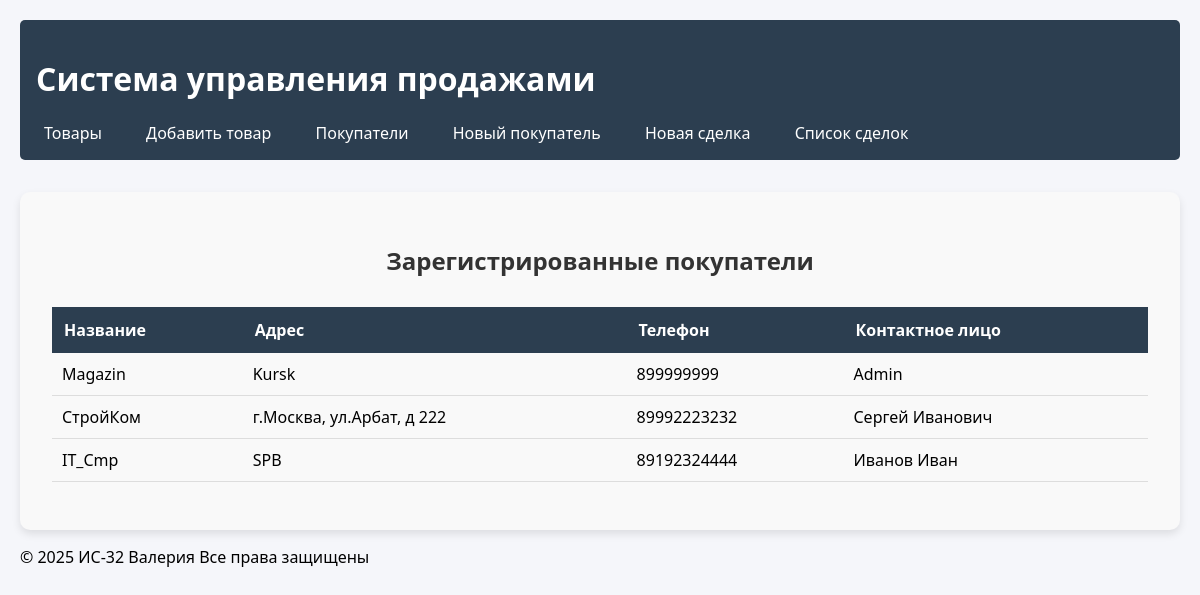
The app's page /customers/ with its own data.
### sales/models.py (models this page shows, shortened)
class Customer(models.Model):
    name           = models.CharField("Покупатель", max_length=255)
    address        = models.TextField("Адрес", blank=True)
    phone          = models.CharField("Телефон", max_length=20, blank=True)
    contact_person = models.CharField("Контактное лицо", max_length=255, blank=True)

### sales/views.py (the view)
# urls.py: path('customers/', views.customer_list, name='customer_list'),
def customer_list(request):
    customers = Customer.objects.all()
    return render(request, 'sales/customer_list.html', {'customers': customers})

### sales/templates/sales/customer_list.html (shortened to what this page needs)
{% extends "sales/base.html" %}
{% load static %}
{% block content %}
<div class="container">
    <h2>Зарегистрированные покупатели</h2>
    <table>
        <thead>
            <tr>
                <th>Название</th>
                <th>Адрес</th>
                <th>Телефон</th>
                <th>Контактное лицо</th>
            </tr>
        </thead>
        <tbody>
            {% for customer in customers %}
            <tr>
                <td>{{ customer.name }}</td>
                <td>{{ customer.address }}</td>
                <td>{{ customer.phone }}</td>
                <td>{{ customer.contact_person }}</td>
            </tr>
            {% endfor %}
        </tbody>
    </table>
</div>
{% endblock %}

### static/sales/style.css (style rules this page uses)
:root { --primary-color: #2c3e50; --secondary-color: #3498db; }
body { font-family: 'Segoe UI', Tahoma, Geneva, Verdana, sans-serif; margin: 0; padding: 20px; background-color: #f5f6fa; }
.container { background-color: white; padding: 2rem; border-radius: 5px; box-shadow: 0 2px 5px rgba(0,0,0,0.1); }
table { width: 100%; border-collapse: collapse; margin: 1rem 0; }
th { background-color: var(--primary-color); color: white; padding: 12px; text-align: left; }
td { padding: 10px; border-bottom: 1px solid #ddd; }
.container { background-color: #f9f9f9; border-radius: 10px; box-shadow: 0 4px 8px rgba(0, 0, 0, 0.1); }
h2 { text-align: center; margin-bottom: 30px; color: #333; }

### records on screen
Customer: name "Magazin", address "Kursk", phone "899999999", contact_person "Admin"
Customer: name "СтройКом", address "г.Москва, ул.Арбат, д 222", phone "89992223232", contact_person "Сергей Иванович"
Customer: name "IT_Cmp", address "SPB", phone "89192324444", contact_person "Иванов Иван"
